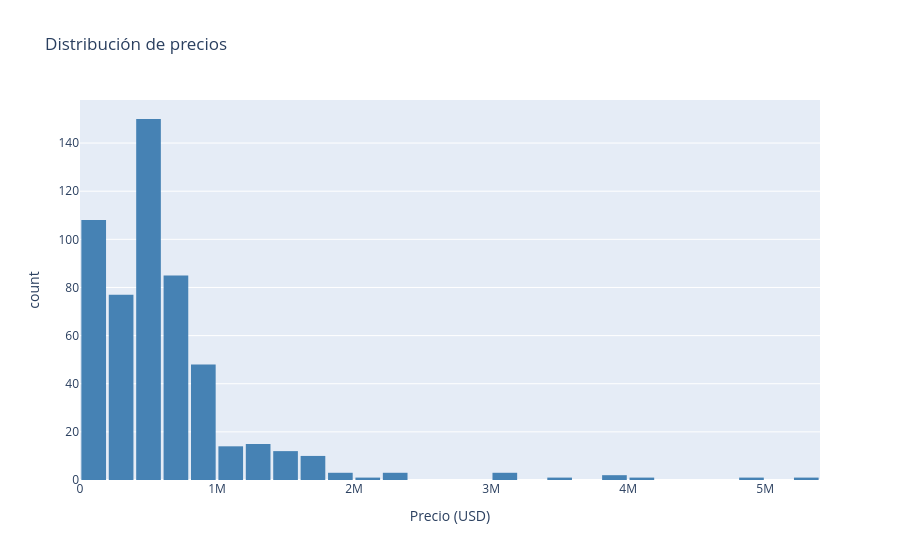

Notebook cell for this chart:
### Markdown cell above
## 4. Exploración rápida del precio

Visualización de la distribución precio antes de modelar.

### Code cell
# histograma de precios
fig = px.histogram(
    datos,
    x="price",
    nbins=40,
    title="Distribución de precios",
    labels={"price": "Precio (USD)", "count": "Cantidad de casas"},
    color_discrete_sequence=["steelblue"]
)
fig.update_layout(bargap=0.1)
fig.show()

# la distribución está sesgada a la derecha, por eso se usa log1p más adelante
print("el precio tiene mucho sesgo, se usará log1p para normalizarlo")

### Figure 1 — Plotly figure (JSON) as saved in the notebook; plotly's stock layout.template omitted (floating-point values rounded to 4 significant figures; data arrays with more than 128 entries replaced by an {"elided": "..."} marker saying what was removed)
{"data": [{"bingroup": "x", "hovertemplate": "Precio (USD)=%{x}<br>count=%{y}<extra></extra>", "legendgroup": "", "marker": {"color": "steelblue", "pattern": {"shape": ""}}, "name": "", "nbinsx": 40, "orientation": "v", "showlegend": false, "type": "histogram", "x": {"elided": "535 float values"}, "xaxis": "x", "yaxis": "y"}], "layout": {"bargap": 0.1, "barmode": "relative", "legend": {"tracegroupgap": 0}, "title": {"text": "Distribución de precios"}, "xaxis": {"anchor": "y", "domain": [0, 1], "title": {"text": "Precio (USD)"}}, "yaxis": {"anchor": "x", "domain": [0, 1], "title": {"text": "count"}}}}
